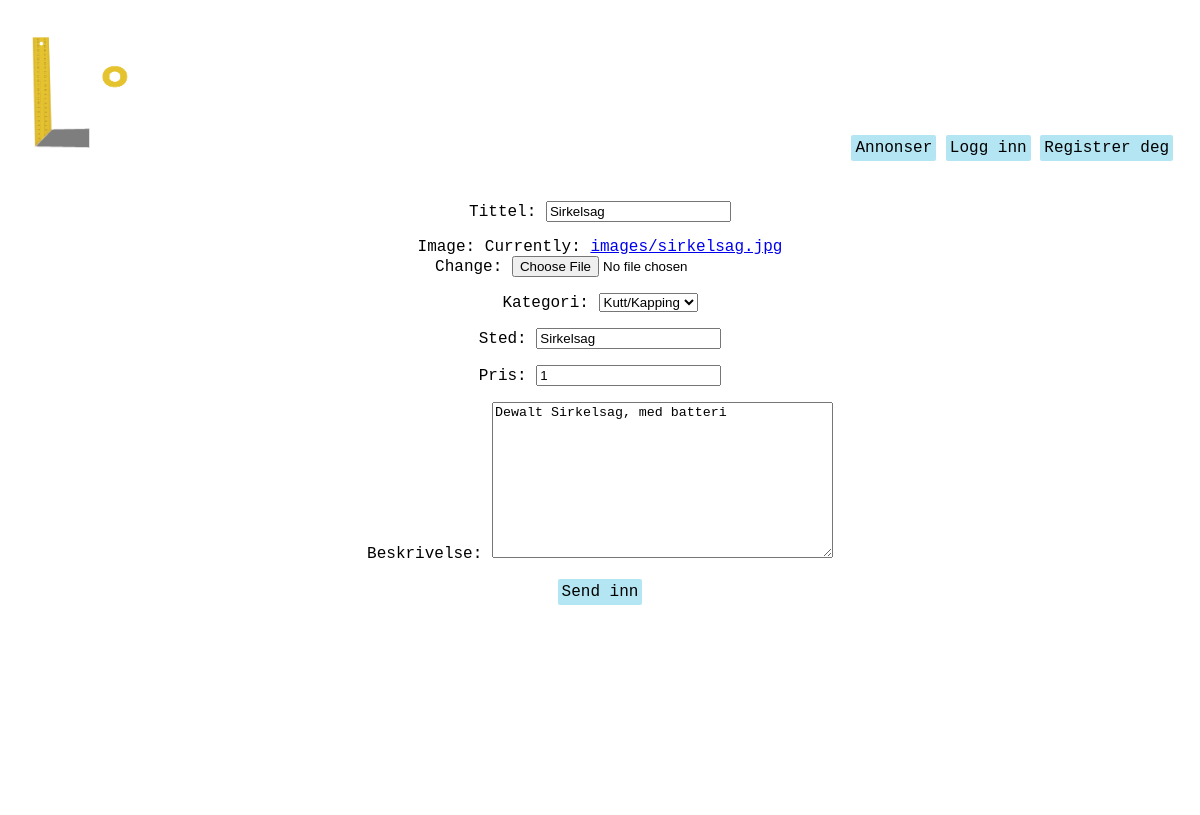
The app's page /homepage/listing/edit/49 with its own data.
### homepage/models.py (models this page shows, shortened)
class Listing(models.Model):
    owner = models.ForeignKey(User, verbose_name = 'User', on_delete=models.CASCADE, null=True) #user burde kanskje endres til settings.AUTH_USER_MODEL. må i så fall django.conf import settings
    title = models.CharField(max_length=50, verbose_name="Tittel")
    image = models.ImageField(upload_to='images/', null=True)
    loaned = models.BooleanField(default=False, verbose_name="Utlånt?")
    price = models.PositiveSmallIntegerField(verbose_name='Pris', default=0)
    location = models.CharField(max_length=100, verbose_name="Sted") #burde kanskje være annet enn CharField. Gjør det vanskelig å sortere etter denne attributten
    description = models.TextField(verbose_name="Beskrivelse")
    SW = 1
    PT = 2
    WD = 3
    CT = 4
    SV = 5
    BO = 6
    OT = 7
    CATEGORY_CHOICES = (
        (SW, 'Saging'),
        (PT, 'Maling'),
        (WD, 'Sveising'),
        (CT, 'Kutt/Kapping'),
        (SV, 'Skruverktøy'),
        (BO, 'Slagverktøy'),
        (OT, 'Annet'),
    )
    category = models.PositiveSmallIntegerField(
        choices = CATEGORY_CHOICES,
        default = OT,
        verbose_name="Kategori",
    )

### homepage/views.py (the view)
# urls.py: path('listing/edit/<int:listing_id>', views.edit_listing, name='edit_listing'),
def edit_listing(request, listing_id):
    queryset = Listing.objects.get(id=listing_id)
    form = EditListingForm(instance=queryset)
    if request.method == 'POST':
        form = EditListingForm(request.POST, request.FILES, instance=queryset)
        if form.is_valid():
            form.save()
            return listing(request, listing_id)
    return render(request, 'homepage/listing_edit.html', {'form':form})

### homepage/forms.py
class EditListingForm(ModelForm):
    class Meta:
        model = Listing
        fields = ['title', 'image', 'category', 'location', 'price', 'description']

### homepage/templates/homepage/listing_edit.html (shortened to what this page needs)
{% extends "users/base.html" %}
{% block content %}
    <div>
        <form action="" method = "post" enctype="multipart/form-data">
            {{ form.as_p }}
            <input type="submit" value="Send inn" class="knapp">
        </form>
    </div>
{% endblock content %}

### users/static/stylish.css (style rules this page uses)
.bg { margin: 0px; background-image: url("../static/img/standinBG2_r.jpg"); background-size: cover; height: 100%; min-height: 100vh; font-family: 'Courier New', Courier, monospace; }
button, .knapp, .knappStor { background-color: rgb(180, 229, 242); padding: 4px; text-decoration: none; box-shadow: 2px; font-family: 'Courier New', Courier, monospace; color: black; border: none; border-radius: 2px; font-size: 16px; }

### records on screen
Listing: title "Sirkelsag", category "Kutt/Kapping", location "Sirkelsag", price "1", description "Dewalt Sirkelsag, med batteri"
